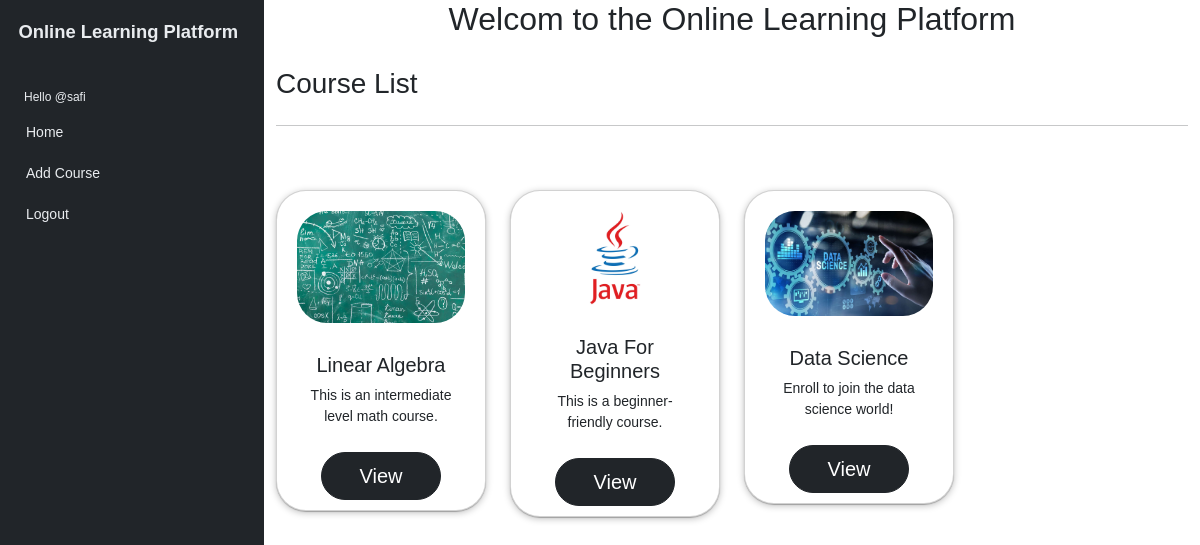
Page /inshome/ (signed in) on the committed database.
### core/models.py (models this page shows, shortened)
class Course(models.Model):
    user = models.ForeignKey(User, on_delete=models.CASCADE)
    title = models.CharField(max_length=50)
    description = models.TextField()
    cover = models.ImageField(null=True, blank=True)
    created = models.DateTimeField(auto_now_add=True)

### core/views.py (the view)
# urls.py: path('inshome/', views.inshomepage,name='inshome'),
@login_required(login_url='loginpage')
def inshomepage(request):
    courses = Course.objects.filter(user=request.user)
    return render(request, 'instructor/instructor_home.html', {'courses': courses})

### templates/instructor/instructor_home.html (shortened to what this page needs)
{% extends 'layout.html' %}
{% block sideitem %}
<li class="sidebar-item">
    <a href="#" class="sidebar-link">Home</a>
</li>
<li class="sidebar-item">
    <a href="{% url 'courseadd' %}" class="sidebar-link">Add Course</a>
</li>
{% endblock %}
{% block main %}
<h2 class="text-center" style="font-family: 'Poppins', sans-serif;">Welcom to the Online Learning Platform</h2><br>
<h3 style="font-family: 'Poppins', sans-serif;">Course List</h3><hr>
<div class="row row-cols-1 row-cols-md-4 g-4 py-5">
    {% for course in courses %}
    <div class="col">
        <div class="card">
            <img src="{{ course.cover.url }}" class="card-img-top" alt="Subject">
            <div class="card-body">
                <h5 class="text-center card-title">{{ course.title }}</h5>
                <p class="text-center card-text">
                    {{course.description}}
                </p>
            </div>
            <div class="d-flex justify-content-around">
                <a href="{% url 'courseview' course.id %}" class="btn btn-lg btn-dark">View</a>
            </div>
        </div>
    </div>
    {% endfor %}
</div>
{% endblock %}

### templates/layout.html (shortened to what this page needs)
{% load static %}
<!DOCTYPE html>
<html>
<head>
	<link href="https://cdn.jsdelivr.net/npm/bootstrap@5.3.3/dist/css/bootstrap.min.css" rel="stylesheet">
	<link rel="stylesheet" type="text/css" href="{% static 'main/dash.css' %}">
</head>
<body>
    <div class="wrapper">
		<aside id="sidebar">
			<div class="h-100">
				<div class="sidebar-logo">
					<a href="#">Online Learning Platform</a>
				</div>
				<ul class="sidebar-nav">
					<li class="sidebar-header">Hello @{{ request.user }}</li>
					{% block sideitem %}
                    {% endblock %}
					{% if request.user.is_authenticated %}
					<li class="sidebar-item">
						<a href="{% url 'logout' %}" class="sidebar-link">Logout</a>
					</li>
					{% endif %}
				</ul>
			</div>
		</aside>
		<div class="main container">
			{% block main %}
            {% endblock %}
		</div>
	</div>
</body>

### static/main/dash.css (style rules this page uses)
body { font-family: 'Poppins', sans-serif; font-size: 0.875rem; opacity: 1; overflow-y: scroll; margin: 0; }
a { cursor: pointer; text-decoration: none; font-family: 'Poppins', sans-serif; }
li { list-style: none; }
.wrapper { align-items: stretch; display: flex; width: 100%; }
#sidebar { max-width: 264px; min-width: 264px; background: var(--bs-dark); transition: all 0.35s ease-in-out; }
.main { display: flex; flex-direction: column; min-height: 100vh; min-width: 0; overflow: hidden; transition: all 0.35s ease-in-out; width: 100%; }
.sidebar-logo { padding: 1.15rem; }
.sidebar-logo a { color: #e9ecef; font-size: 1.15rem; font-weight: 600; }
.sidebar-nav { flex-grow: 1; list-style: none; margin-bottom: 0; padding-left: 0; margin-left: 0; }
.sidebar-header { color: #e9ecef; font-size: .75rem; padding: 1.5rem 1.5rem .375rem; }
a.sidebar-link { padding: .625rem 1.625rem; color: #e9ecef; position: relative; display: block; font-size: 0.875rem; }
.card-img-top { border-radius: 50px; padding: 20px; }
.card { border-radius: 30px; box-shadow: rgba(0, 0, 0, 0.25) 0px 0.0625em 0.0625em, rgba(0, 0, 0, 0.25) 0px 0.125em 0.5em, rgba(255, 255, 255, 0.1) 0px 0px 0px 1px inset; }
.card-body { padding: 25px; margin-top: -15px; }
.btn-dark { border-radius: 50px; width: 120px; margin-bottom: 10px; }

### rows in the picture
Course: cover (picture), title "Linear Algebra", description "This is an intermediate level math course."
Course: cover (picture), title "Java For Beginners", description "This is a beginner-friendly course."
Course: cover (picture), title "Data Science", description "Enroll to join the data science world!"

### other values in the picture
{{ request.user }} "safi"
